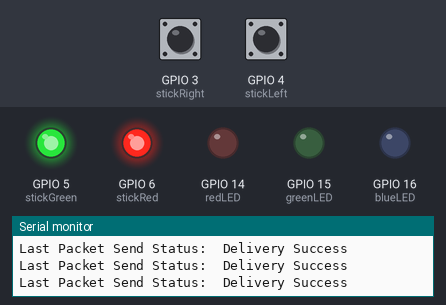
A sketch run on a simulated ESP32-S3. Shown: output pins drawn as LEDs (lit = HIGH), the last lines printed to the serial monitor. Inputs (shaded band) come from the test bench; at power-on: GPIO 3 (stickRight) HIGH, GPIO 4 (stickLeft) HIGH.

Above: at 2.7 s.
2.8 s: GPIO 3 (stickRight) pulled LOW for 0.15 s
At 2.88 s:
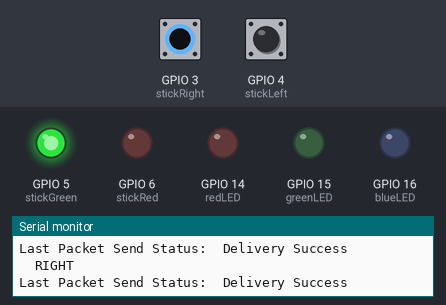
4.4 s: GPIO 4 (stickLeft) pulled LOW for 0.15 s
At 4.49 s:
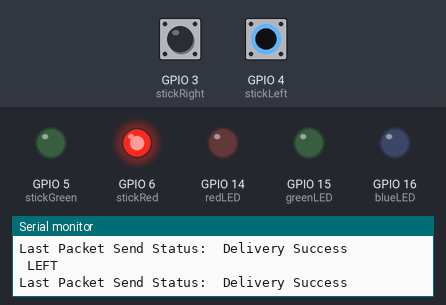
6.0 s: GPIO 4 (stickLeft) pulled LOW for 3.2 s
At 10.4 s:
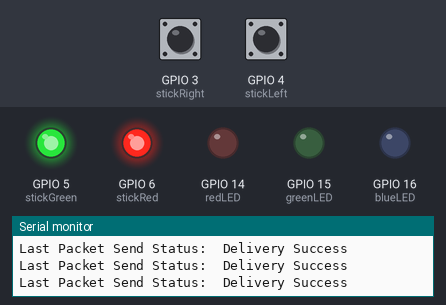
10.7 s: GPIO 3 (stickRight) pulled LOW for 3.2 s
At 11.0 s:
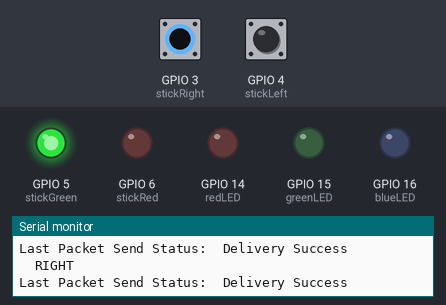
Timing chart, 0 to 15.4 s (numbered marks = the images above; inputs shaded):
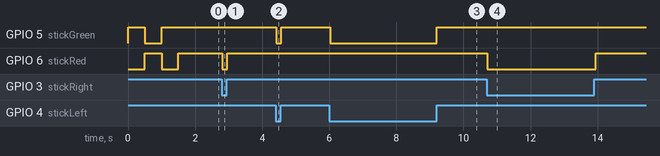

The sketch:

sender_sketch.ino
```cpp
// (licence header left out)
#include <esp_now.h>
#include <WiFi.h>

#define redLED 14
#define greenLED 15
#define blueLED 16
#define stickRight 3//6 D # not pin number!
#define stickLeft 4//7 D# not pin number
#define stickGreen 5//8
#define stickRed 6//9

// RECEIVER MAC is 74:4d:bd:a2:3b:74   12/17/24
uint8_t broadcastAddress[] = {0x74, 0x4D, 0xBD, 0xA2, 0x3B, 0x74};

// Structure example to send data
// Must match the receiver structure
typedef struct struct_message {
  char a[12];
  int b;
  float c;
  bool d;
  uint8_t direction;
  int duration;
} struct_message;

// Create a struct_message called myData
struct_message myData;

esp_now_peer_info_t peerInfo;

// callback when data is sent
void OnDataSent(const uint8_t *mac_addr, esp_now_send_status_t status) {
  Serial.print("\r\nLast Packet Send Status:\t");
  Serial.println(status == ESP_NOW_SEND_SUCCESS ? "Delivery Success" : "Delivery Fail");
}

void setup() {
  // Set up pins
  pinMode(redLED, OUTPUT);
  pinMode(greenLED, OUTPUT);
  pinMode(blueLED, OUTPUT);
  pinMode(stickRight, INPUT_PULLUP);
  pinMode(stickLeft, INPUT_PULLUP);
  pinMode(stickGreen, OUTPUT);
  pinMode(stickRed,OUTPUT);

  // Init Serial Monitor
  Serial.begin(115200);

  // Set device as a Wi-Fi Station
  WiFi.mode(WIFI_STA);

  // Init ESP-NOW
  if (esp_now_init() != ESP_OK) {
    Serial.println("Error initializing ESP-NOW");
    return;
  }

  // Once ESPNow is successfully Init, we will register for Send CB to
  // get the status of Transmitted packet
  esp_now_register_send_cb(OnDataSent);

  // Register peer
  memcpy(peerInfo.peer_addr, broadcastAddress, 6);
  peerInfo.channel = 0;
  peerInfo.encrypt = false;

  // Add peer
  if (esp_now_add_peer(&peerInfo) != ESP_OK){
    Serial.println("Failed to add peer");
    return;
  }

  digitalWrite(stickGreen,1);
  delay (500);
  digitalWrite(stickGreen,0);
  digitalWrite(stickRed,1);
  delay (500);
  digitalWrite(stickGreen,1);
  digitalWrite(stickRed,0);
  delay(500);
  digitalWrite(stickGreen,0);

}

void loop() {

  //Read stick position
  if (!digitalRead(stickLeft)){
    myData.direction=0;
    myData.duration=100;
    Serial.println(" LEFT  ");
    digitalWrite(stickRed,1);
    digitalWrite(stickGreen,0);
  }
  else if(!digitalRead(stickRight)){
    myData.direction=1;
    myData.duration=100;
    Serial.println("  RIGHT  ");
    digitalWrite(stickRed,0);
    digitalWrite(stickGreen,1);
  }
  else {
    myData.direction=2;
    myData.duration=100;
    digitalWrite(stickRed,1);
    digitalWrite(stickGreen,1);
  }
  // Send message via ESP-NOW
  esp_err_t result = esp_now_send(broadcastAddress, (uint8_t *) &myData, sizeof(myData));

  // if (result == ESP_OK) {
  //   Serial.println("Sent with success");
  // }
  // else {
  //   Serial.println("Error sending the data");
  // }
  delay(50);
}
```

Measured:
- after the input at 2.8 s, GPIO 6 (stickRed): HIGH → LOW at once, → HIGH 0.15 s later
- after the input at 4.4 s, GPIO 5 (stickGreen): HIGH → LOW at once, → HIGH 0.15 s later
- after the input at 6.0 s, GPIO 5 (stickGreen): HIGH → LOW at once, → HIGH 3.2 s later
- after the input at 10.7 s, GPIO 6 (stickRed): HIGH → LOW at once, → HIGH 3.2 s later
